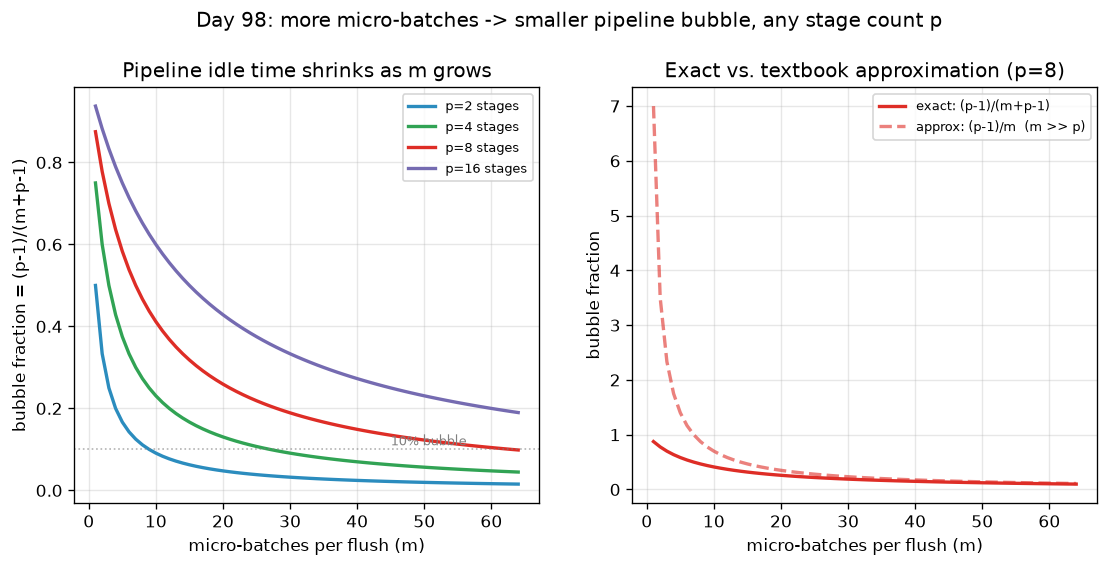

Source code (Python):
"""
Day 98 -- Data / model / pipeline parallelism

Pipeline-parallel bubble fraction as a function of micro-batch count m,
for a few pipeline depths p (number of stages / GPUs in the pipeline).

Exact bubble fraction = (p-1) / (m + p - 1)   (fill+drain slots over total slots)
Common large-m approximation quoted in papers = (p-1) / m

Both are plotted to show they converge as m grows -- i.e. more micro-batches
(finer-grained pipelining) shrinks the idle "bubble" time toward zero,
independent of how many stages p you split the model into.
"""
import numpy as np
import matplotlib.pyplot as plt

np.random.seed(42)

m = np.arange(1, 65)  # number of micro-batches per pipeline flush
stage_counts = [2, 4, 8, 16]
colors = ["#2b8cbe", "#31a354", "#de2d26", "#756bb1"]

fig, axes = plt.subplots(1, 2, figsize=(11, 4.5))

ax = axes[0]
for p, color in zip(stage_counts, colors):
    exact = (p - 1) / (m + p - 1)
    ax.plot(m, exact, color=color, lw=2, label=f"p={p} stages")
ax.axhline(0.1, color="gray", ls=":", lw=1, alpha=0.6)
ax.text(45, 0.11, "10% bubble", fontsize=8, color="gray")
ax.set_xlabel("micro-batches per flush (m)")
ax.set_ylabel("bubble fraction = (p-1)/(m+p-1)")
ax.set_title("Pipeline idle time shrinks as m grows")
ax.legend(fontsize=8)
ax.grid(True, alpha=0.3)

ax = axes[1]
p = 8
exact = (p - 1) / (m + p - 1)
approx = (p - 1) / m
ax.plot(m, exact, color="#de2d26", lw=2, label="exact: (p-1)/(m+p-1)")
ax.plot(m, approx, color="#de2d26", lw=2, ls="--", alpha=0.6, label="approx: (p-1)/m  (m >> p)")
ax.set_xlabel("micro-batches per flush (m)")
ax.set_ylabel("bubble fraction")
ax.set_title(f"Exact vs. textbook approximation (p={p})")
ax.legend(fontsize=8)
ax.grid(True, alpha=0.3)

fig.suptitle("Day 98: more micro-batches -> smaller pipeline bubble, any stage count p", y=1.02)
plt.savefig("graph_DAY_98.png", dpi=120, bbox_inches="tight")

for p in stage_counts:
    frac_at_8 = (p - 1) / (8 + p - 1)
    print(f"p={p}: bubble fraction at m=8 is {frac_at_8:.3f}")
